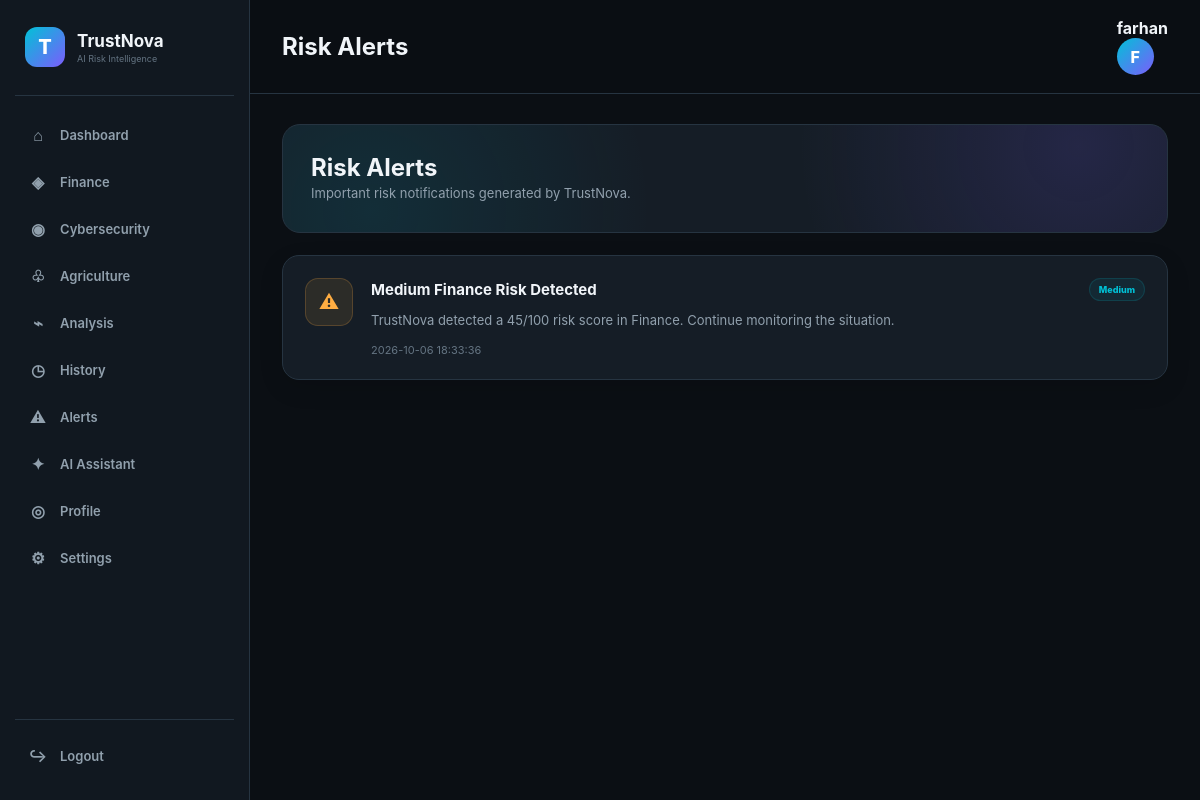
Page /alerts (signed in) on the committed database.
### tables this page shows
CREATE TABLE alerts (
            id INTEGER PRIMARY KEY AUTOINCREMENT,
            user_id INTEGER,
            title TEXT,
            message TEXT,
            severity TEXT,
            is_read INTEGER DEFAULT 0,
            created_at TIMESTAMP DEFAULT CURRENT_TIMESTAMP
        );

### app.py (the view)
@app.route("/alerts")
def alerts():
    if not logged_in():
        return redirect(url_for("login"))
    conn = get_db()
    alerts_data = conn.execute(
        """
        SELECT *

        FROM alerts

        WHERE user_id = ?

        ORDER BY created_at DESC
        """,
        (session["user_id"],)
    ).fetchall()
    conn.close()
    return render_template(
        "alerts.html",
        alerts=alerts_data
    )

### app.py (called while the page is built)
def get_db():
    conn = sqlite3.connect(DATABASE)
    conn.row_factory = sqlite3.Row
    return conn

def logged_in():
    return "user_id" in session

### templates/alerts.html (shortened to what this page needs)
<!DOCTYPE html>
<html lang="en">
<head>
    <link rel="stylesheet"
          href="{{ url_for('static', filename='css/style.css') }}">
</head>
<body>
<div class="app">
    {% include 'sidebar.html' %}
    <main class="main">
        <header class="topbar">
            <h2>Risk Alerts</h2>
            <div class="user-mini">
                <strong>{{ session.user_name }}</strong>
                <div class="avatar">
                    {{ session.user_name[0]|upper }}
                </div>
            </div>
        </header>
        <section class="content">
            <div class="welcome">
                <div>
                    <h1>Risk Alerts</h1>
                    <p>
                        Important risk notifications generated by TrustNova.
                    </p>
                </div>
            </div>
            {% if alerts %}
                <div class="alert-list">
                    {% for alert in alerts %}
                    <div class="card alert-card">
                        <div class="alert-icon
                            {% if alert.severity == 'High' %}
                                alert-high
                            {% else %}
                                alert-medium
                            {% endif %}
                        ">
                            {% if alert.severity == 'High' %}
                                !
                            {% else %}
                                ⚠
                            {% endif %}
                        </div>
                        <div class="alert-content">
                            <div class="alert-top">
                                <h3>
                                    {{ alert.title }}
                                </h3>
                                {% if alert.severity == 'High' %}
                                    <span class="badge badge-high">
                                        High
                                    </span>
                                {% else %}
                                    <span class="badge badge-medium">
                                        Medium
                                    </span>
                                {% endif %}
                            </div>
                            <p>
                                {{ alert.message }}
                            </p>
                            <small>
                                {{ alert.created_at }}
                            </small>
                        </div>
                    </div>
                    {% endfor %}
                </div>
            {% endif %}
        </section>
    </main>
</div>
</body>
</html>

### static/css/style.css (style rules this page uses)
:root { --bg: #0b0f14; --sidebar: #111820; --sidebar-hover: #19232d; --card: #151d26; --card-2: #1a242f; --border: #263441; --cyan: #00c2d7; --cyan-dark: #0099aa; --violet: #7c5cfc; --green: #20d89a; --orange: #ffad42; --red: #ff5c70; --text: #f1f5f9; --muted: #91a0ad; --muted-2: #647482; --shadow: 0 15px 40px rgba(0, 0, 0, 0.28); }
* { margin: 0; padding: 0; box-sizing: border-box; }
html { scroll-behavior: smooth; }
body { font-family: Inter, Arial, Helvetica, sans-serif; background: var(--bg); color: var(--text); min-height: 100vh; }
.app { min-height: 100vh; display: flex; background: var(--bg); }
.main { width: calc(100% - 250px); margin-left: 250px; min-height: 100vh; }
.topbar { min-height: 78px; padding: 18px 32px; display: flex; justify-content: space-between; align-items: center; border-bottom: 1px solid var(--border); background: rgba(11, 15, 20, 0.86); backdrop-filter: blur(15px); position: sticky; top: 0; z-index: 10; }
.avatar { width: 37px; height: 37px; display: grid; place-items: center; border-radius: 50%; background: linear-gradient(135deg, var(--cyan), var(--violet)); color: white; font-weight: 800; }
.content { padding: 30px 32px 50px; }
.welcome { padding: 28px; border-radius: 18px; border: 1px solid var(--border); background: radial-gradient(circle at 90% 20%, rgba(124, 92, 252, 0.15), transparent 35%), radial-gradient(circle at 10% 80%, rgba(0, 194, 215, 0.10), transparent 35%), var(--card); display: flex; justify-content: space-between; align-items: center; margin-bottom: 22px; }
.welcome p { color: var(--muted); max-width: 650px; font-size: 13px; line-height: 1.7; }
.card { background: var(--card); border: 1px solid var(--border); border-radius: 17px; padding: 22px; box-shadow: 0 8px 25px rgba(0, 0, 0, 0.12); }
.badge { display: inline-flex; align-items: center; justify-content: center; padding: 5px 9px; border-radius: 30px; background: rgba(0, 194, 215, 0.08); border: 1px solid rgba(0, 194, 215, 0.15); color: var(--cyan); font-size: 9px; font-weight: 800; white-space: nowrap; }
.alert-icon { width: 38px; height: 38px; flex-shrink: 0; display: grid; place-items: center; border-radius: 11px; }
.alert-content { flex: 1; }
.alert-content p { color: var(--muted); font-size: 10px; line-height: 1.6; }

### templates/alerts.html (style rules this page uses)
.alert-list { display:flex; flex-direction:column; gap:14px; margin-top:18px; }
.alert-card { display:flex; gap:18px; align-items:flex-start; }
.alert-icon { min-width:48px; height:48px; display:flex; align-items:center; justify-content:center; border-radius:13px; font-size:20px; font-weight:700; }
.alert-medium { color:#ffad42; background:rgba(255,173,66,.10); border:1px solid rgba(255,173,66,.20); }
.alert-content { width:100%; }
.alert-top { display:flex; justify-content:space-between; align-items:center; gap:15px; }
.alert-top h3 { color:#f1f5f9; font-size:15px; }
.alert-content p { margin-top:9px; color:#91a0ad; line-height:1.6; font-size:13px; }
.alert-content small { display:block; margin-top:12px; color:#647482; font-size:11px; }

### rows in the picture
alerts: title "Medium Finance Risk Detected", severity "Medium", message "TrustNova detected a 45/100 risk score in Finance. Continue monitoring the situation.", created_at "2026-10-06 18:33:36"

### other values in the picture
{{ session.user_name }} "farhan"
{{ session.user_name[0]|upper }} "F"
